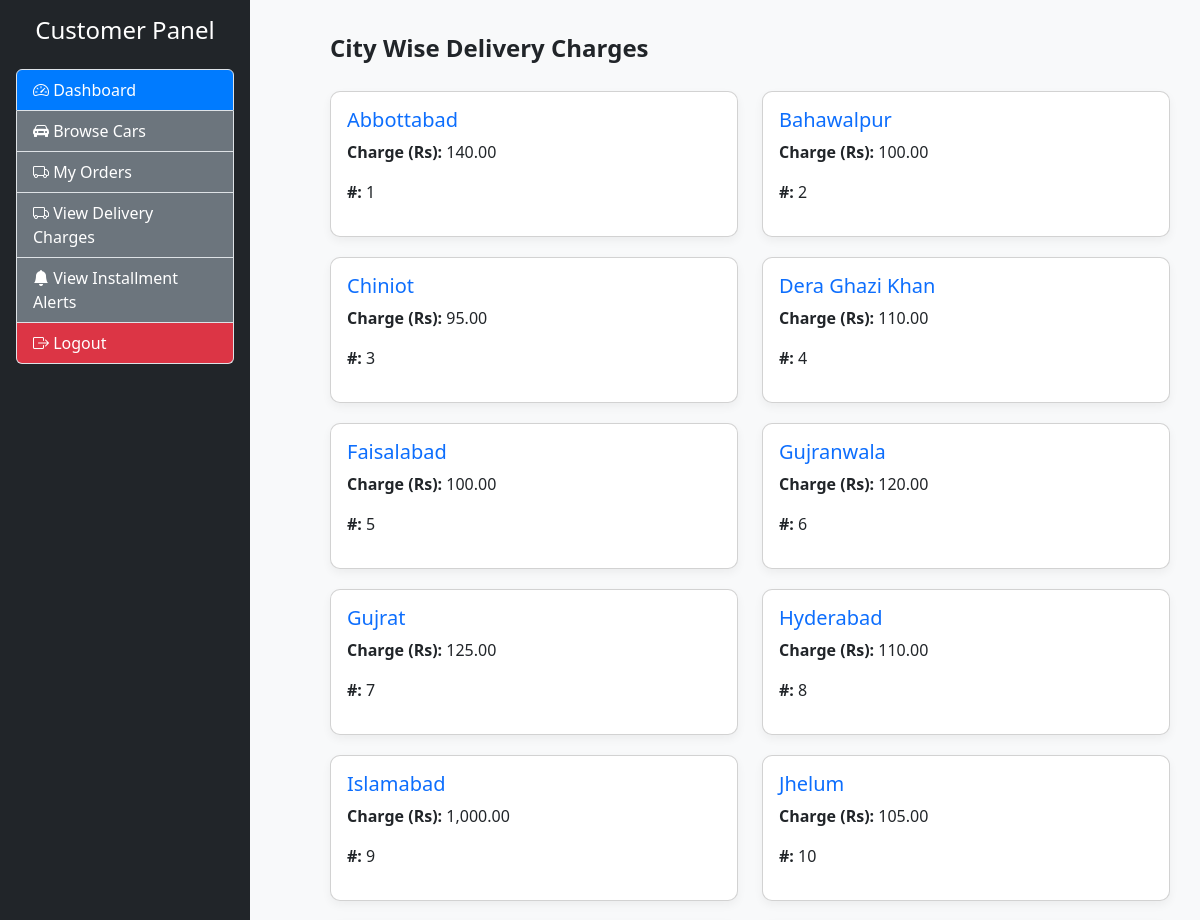
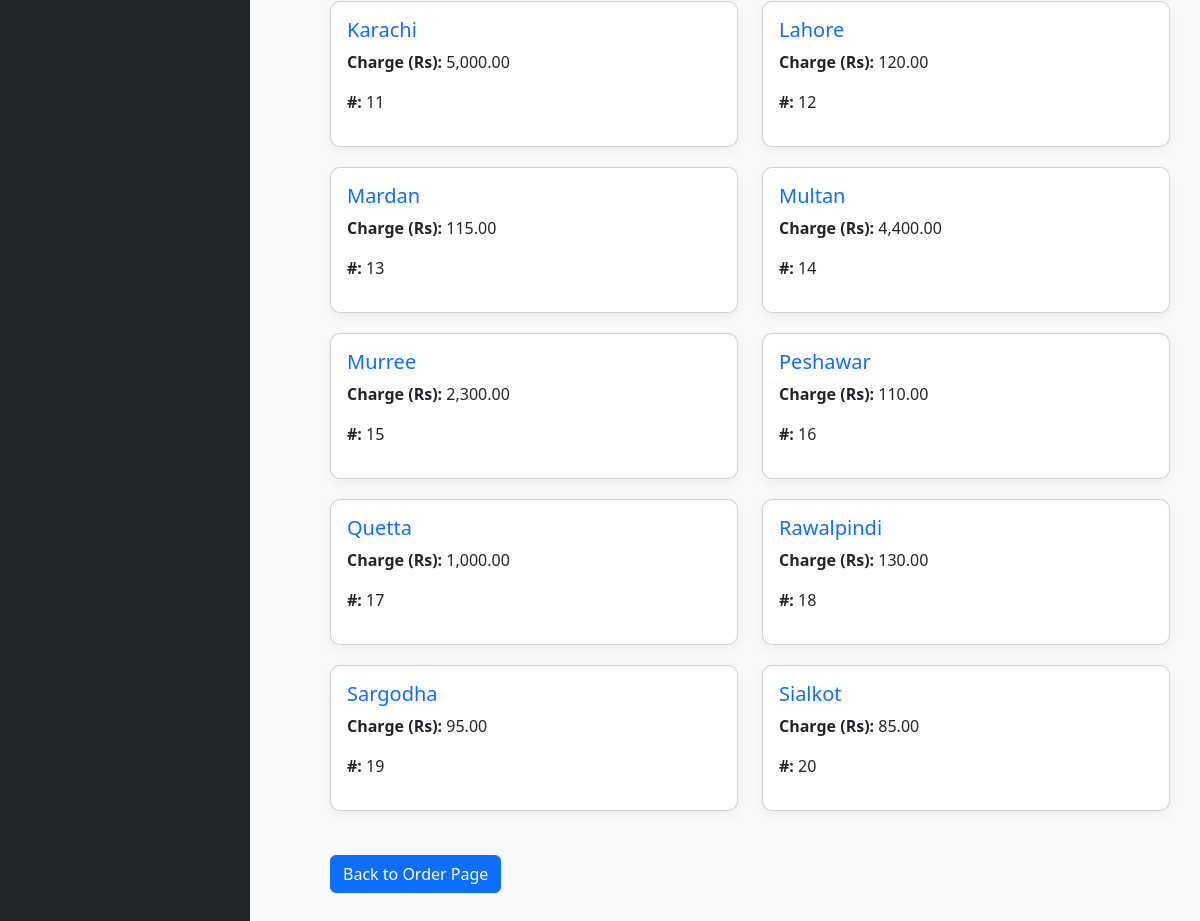
Screenshot of /Customer/view_delivery_charges.php (signed in) with the database file from the repository (2 pictures, top to bottom).
### tables this page shows
CREATE TABLE `city_delivery_charges` (
  `id` int(11) NOT NULL,
  `city_name` varchar(255) NOT NULL,
  `charge_amount` decimal(10,2) NOT NULL
);

### Customer/view_delivery_charges.php (the view, shortened to what this page needs)
<?php
include('../includes/connection.php');
?>
<!DOCTYPE html>
<html>
<head>
    <link href="https://cdn.jsdelivr.net/npm/bootstrap@5.3.0/dist/css/bootstrap.min.css" rel="stylesheet">
    <link href="https://cdn.jsdelivr.net/npm/bootstrap@5.3.0/dist/css/bootstrap.min.css" rel="stylesheet">
    <link href='https://cdn.jsdelivr.net/npm/bootstrap-icons@1.10.5/font/bootstrap-icons.css' rel='stylesheet'>
</head>
<body>
<div class="container-fluid">
    <div class="row">
        <div class="col-md-3">
            <?php include('sidebar.php'); ?>
        </div>
        <div class="col-md-9 content">
            <div class="table-title">City Wise Delivery Charges</div>
            <div class="row">
                <?php
                $sql = "SELECT * FROM city_delivery_charges ORDER BY city_name ASC";
                $result = $conn->query($sql);
                $sr = 1;
                if ($result && $result->num_rows > 0) {
                    while ($row = $result->fetch_assoc()) {
                        echo '<div class="col-md-6">
                                <div class="card p-3">
                                    <h5 class="mb-2 text-primary">' . htmlspecialchars($row['city_name']) . '</h5>
                                    <p><strong>Charge (Rs):</strong> ' . number_format($row['charge_amount'], 2) . '</p>
                                    <p><strong>#:</strong> ' . $sr . '</p>
                                </div>
                              </div>';
                        $sr++;
                    }
                } else {
                    echo "<div class='col-12'><p>No delivery charges found.</p></div>";
                }
                ?>
            </div>
            <a href="order-now.php" class="btn btn-primary mt-4">Back to Order Page</a>
        </div>
    </div>
</div>
</body>
</html>

### Customer/view_delivery_charges.php (style rules this page uses)
body { background-color: #f8f9fa; }
.content { padding: 30px; }
.card { margin-bottom: 20px; border-radius: 10px; box-shadow: 0 4px 10px rgba(0,0,0,0.05); }
.table-title { font-size: 24px; font-weight: bold; margin-bottom: 25px; }

### rows the page displays
city_delivery_charges: city_name "Abbottabad", charge_amount "140.00"
city_delivery_charges: city_name "Bahawalpur", charge_amount "100.00"
city_delivery_charges: city_name "Chiniot", charge_amount "95.00"
city_delivery_charges: city_name "Dera Ghazi Khan", charge_amount "110.00"
city_delivery_charges: city_name "Faisalabad", charge_amount "100.00"
city_delivery_charges: city_name "Gujranwala", charge_amount "120.00"
city_delivery_charges: city_name "Gujrat", charge_amount "125.00"
city_delivery_charges: city_name "Hyderabad", charge_amount "110.00"
city_delivery_charges: city_name "Islamabad", charge_amount "1,000.00"
city_delivery_charges: city_name "Jhelum", charge_amount "105.00"
city_delivery_charges: city_name "Karachi", charge_amount "5,000.00"
city_delivery_charges: city_name "Lahore", charge_amount "120.00"
city_delivery_charges: city_name "Mardan", charge_amount "115.00"
city_delivery_charges: city_name "Multan", charge_amount "4,400.00"
city_delivery_charges: city_name "Murree", charge_amount "2,300.00"
city_delivery_charges: city_name "Peshawar", charge_amount "110.00"
city_delivery_charges: city_name "Quetta", charge_amount "1,000.00"
city_delivery_charges: city_name "Rawalpindi", charge_amount "130.00"
city_delivery_charges: city_name "Sargodha", charge_amount "95.00"
city_delivery_charges: city_name "Sialkot", charge_amount "85.00"
